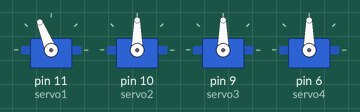
A sketch run on a simulated Arduino Uno, built with avr-gcc and run on an emulated ATmega328P. Parts: 4 × servo. Random numbers use the default seed unless the sketch sets one.

Above: at 0.1 s.
At 4.1 s:
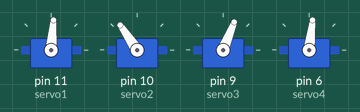
At 9.1 s:
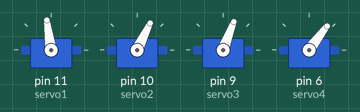
At 19.1 s:
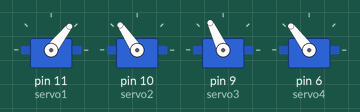
At 29.1 s:
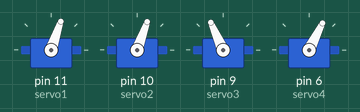
At 39.1 s:
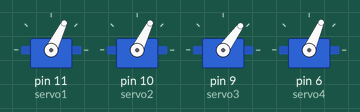
Timing chart, 0 to 40.0 s (numbered marks = the images above):
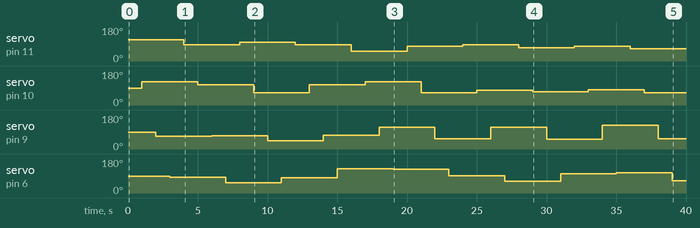

The sketch:

mini_robot_custom_work.ino
```cpp
#include<Servo.h>
Servo servo1;
Servo servo2;
Servo servo3;
Servo servo4;
void setup()
{
  //Serial.begin(9600);
  servo1.attach(11);
  servo2.attach(10);
  servo3.attach(9);
  servo4.attach(6);


}
void loop()
{
  int ang1 = random(45, 135);
  int ang2 = random(45, 135);
  int ang3 = random(45, 135);
  int ang4 = random(45, 135);
  //Serial.println(ang1);
  //Serial.println(ang2);
  //Serial.println(ang3);
  //Serial.println(ang4);
  servo1.write(ang1);
  delay(1000);
  servo2.write(ang2);
  delay(1000);
  servo3.write(ang3);
  delay(1000);
  servo4.write(ang4);
  delay(1000);
}
```

Measured:
- by itself, servo on pin 11 (servo1): 112° → 85° at 4.0 s, → 98° 4.0 s later, → 87° 4.0 s later, → 52° 4.0 s later, … (9 changes in this stretch)
- by itself, servo on pin 10 (servo2): 90° → 124° at 1.0 s, → 107° 4.0 s later, → 64° 4.0 s later, → 107° 4.0 s later, … (10 changes in this stretch)
- by itself, servo on pin 9 (servo3): 90° → 68° at 2.0 s, → 69° 4.0 s later, → 45° 4.0 s later, → 72° 4.0 s later, … (10 changes in this stretch)
- by itself, servo on pin 6 (servo4): 90° → 83° at 3.0 s, → 53° 4.0 s later, → 80° 4.0 s later, → 128° 4.0 s later, … (10 changes in this stretch)
